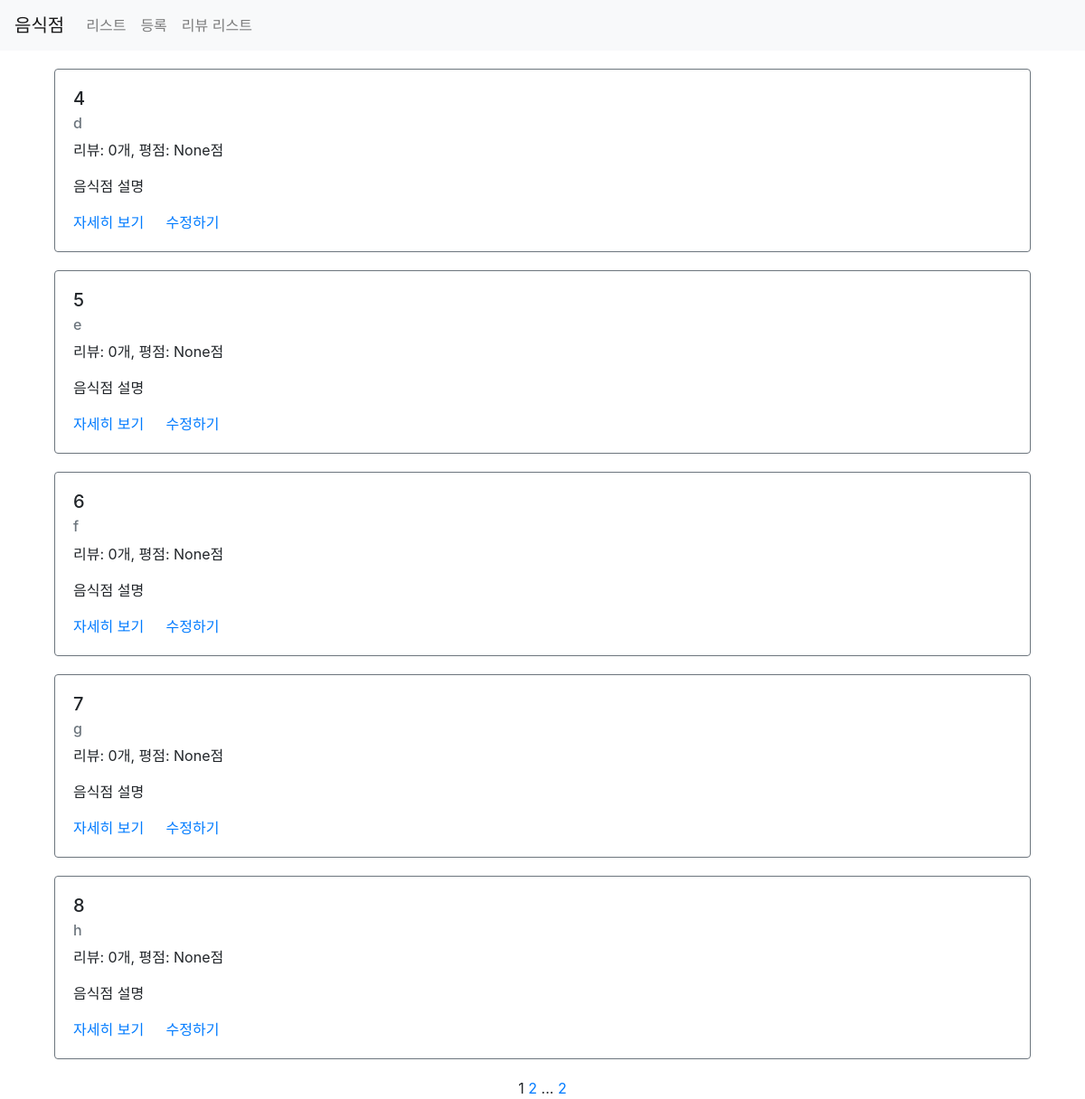
Screenshot of /third/list/ with the database file from the repository.
### third/models.py (models this page shows)
class Restaurant(models.Model):
    name = models.CharField(max_length=30)
    address = models.CharField(max_length=200)
    password = models.CharField(max_length=20, default=None, null=True)
    image = models.CharField(max_length=500, default=None, null=True)
    created_at = models.DateTimeField(auto_now_add=True)
    updated_at = models.DateTimeField(auto_now=True)

### third/views.py (the view)
# urls.py: path('list/', views.list, name="list"),
def list(request):
    restaurants = Restaurant.objects.all().annotate(reviews_count=Count('review'))\
        .annotate(average_point=Avg('review__point'))   # __을 붙여주는 것이 장고 규칙
    paginator = Paginator(restaurants, 5)
    page = request.GET.get('page') ## third/list?page=1  queryparameter page=1
    items = paginator.get_page(page)    ## 현재 페이지에 맞는 레스토랑 오브젝트만 가져옴
    context = {
        'restaurants': items
    }
    return render(request, 'third/list.html', context)

### third/templates/third/list.html (shortened to what this page needs)
{% extends 'third/base.html' %}
{% load static %}
{% block content %}
<div class="container">
    {% for item in restaurants %}
    <div class="row restaurant-item" style="margin:20px auto;">
        <div class="col-sm-12">
            <div class="card border-secondary">
                <div class="card-body">
                    <h5 class="card-title">{{ item.name }}</h5>
                    <h6 class="card-subtitle mb-2 text-muted">{{ item.address }}</h6>
                    <p class="card-text">리뷰: {{ item.reviews_count }}개, 평점: {{ item.average_point }}점</p>
                    <p class="card-text">음식점 설명</p>
                    <a href="{% url 'restaurant-detail' id=item.id %}" class="card-link">자세히 보기</a>
                    <a href="{% url 'restaurant-update' %}?id={{ item.id }}" class="card-link">수정하기</a>
                </div>
            </div>
        </div>
    </div>
    {% endfor %}
    <div class="row">
        <div class="col-sm-12 text-center">
            <div class="pagination">
                <span class="step-links text-center" style="width:100%;">
                <span class="current">
                    {{ restaurants.number }}
                </span>
                {% if restaurants.has_next %}
                    <a href="?page={{ restaurants.next_page_number }}">{{ restaurants.next_page_number }}</a>
                    ...
                    <a href="?page={{ restaurants.paginator.num_pages }}">{{ restaurants.paginator.num_pages }}</a>
                {% endif %}
                </span>
            </div>
        </div>
    </div>
</div>
{% endblock %}

### third/templates/third/base.html (shortened to what this page needs)
{% load static %}
<html>
<head>
    <link rel="stylesheet" href="https://stackpath.bootstrapcdn.com/bootstrap/4.1.3/css/bootstrap.min.css">
    <link rel="stylesheet" href="{% static 'third/styles.css' %}">
</head>
<body>
    <nav class="navbar navbar-expand-lg navbar-light bg-light">
      <a class="navbar-brand" href="/third/list">음식점</a>
      <div class="collapse navbar-collapse" id="navbarNav">
        <ul class="navbar-nav">
          <li class="nav-item">
            <a class="nav-link" href="/third/list">리스트</a>
          </li>
          <li class="nav-item">
            <a class="nav-link" href="/third/create">등록</a>
          </li>
          <li class="nav-item">
            <a class="nav-link" href="/third/review/list">리뷰 리스트</a>
          </li>
        </ul>
      </div>
    </nav>
  {% block content %}
  {% endblock %}
</body>
</html>

### rows the page displays
Restaurant: name "4", address "d", reviews_count "0", average_point "None"
Restaurant: name "5", address "e", reviews_count "0", average_point "None"
Restaurant: name "6", address "f", reviews_count "0", average_point "None"
Restaurant: name "7", address "g", reviews_count "0", average_point "None"
Restaurant: name "8", address "h", reviews_count "0", average_point "None"

### other values shown
{{ restaurants.number }} "1"
{{ restaurants.next_page_number }} "2"
{{ restaurants.paginator.num_pages }} "2"
